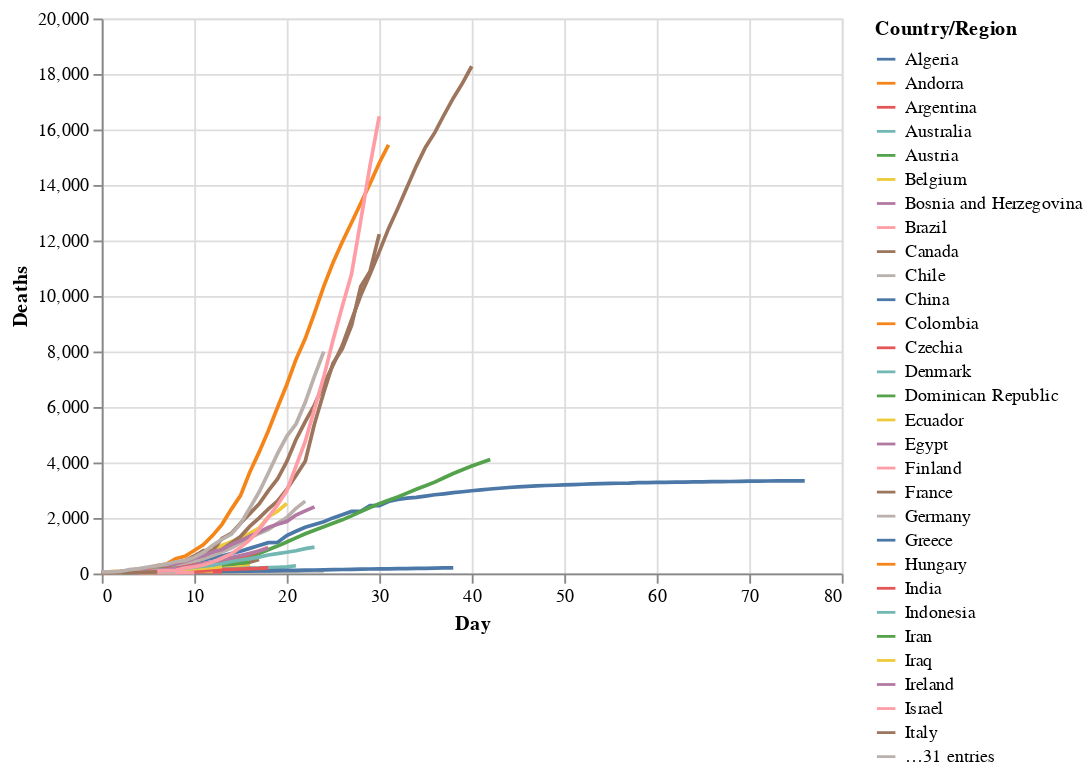

The code cell stored with this chart in its notebook:
### Markdown cell above
De telles transformations ont été effectuées depuis longtemps, mais ce n'est qu'en 2014 que Hadley Wickham a officialisé le langage dans son article. [Tidy Data](https://www.researchgate.net/publication/215990669_Tidy_data). D'autre par contre le trouve imprecis, c'est le cas de Wickham qui préfère éviter les termes longs et larges.

### Code cell
import altair as alt
alt.renderers.enable('default')

# altair plot 
alt.Chart(deaths_long).mark_line().encode(
    x='Day',
    y='Deaths',
    color='Country/Region')

### Figure 1 — Vega-Lite specification as saved in the notebook (floating-point values rounded to 4 significant figures; data arrays with more than 128 entries replaced by an {"elided": "..."} marker saying what was removed)
{"config": {"view": {"continuousWidth": 400, "continuousHeight": 300}}, "data": {"name": "data-93dd2367379fc7fa6abcafd4e778198e"}, "mark": "line", "encoding": {"color": {"type": "nominal", "field": "Country/Region"}, "x": {"type": "quantitative", "field": "Day"}, "y": {"type": "quantitative", "field": "Deaths"}}, "$schema": "https://vega.github.io/schema/vega-lite/v4.8.1.json", "datasets": {"data-93dd2367379fc7fa6abcafd4e778198e": {"elided": "4740 records"}}}
